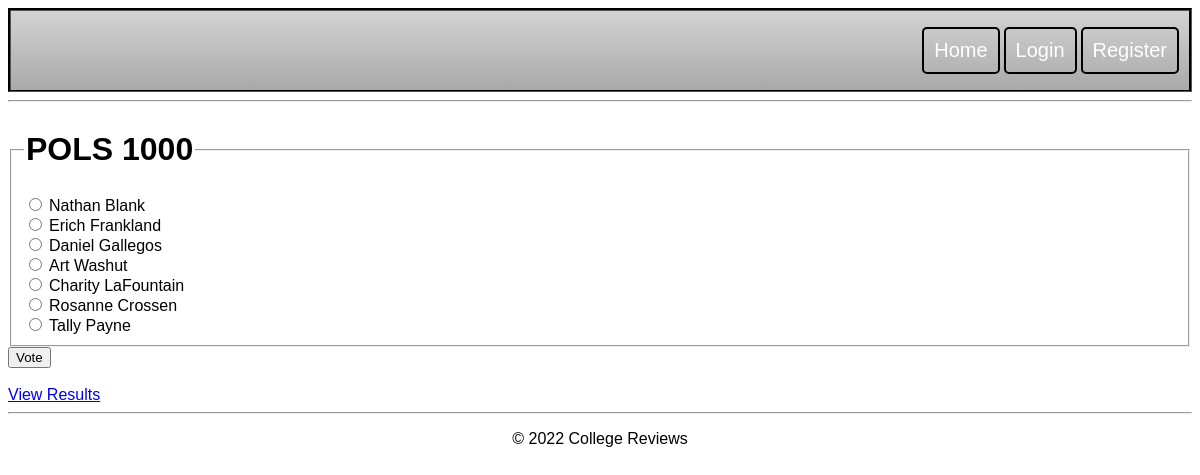
Page /2/ on the committed database.
### college/models.py (models this page shows, shortened)
class Question(models.Model):
    question_text = models.CharField(max_length=200)
    pub_date = models.DateTimeField('date published')

class Choice(models.Model):
    question = models.ForeignKey(Question, on_delete=models.CASCADE)
    choice_text = models.CharField(max_length=200)
    votes = models.IntegerField(default=0)

### college/views.py (the view)
# urls.py: path('<int:pk>/', views.DetailView.as_view(), name='detail'),
class DetailView(generic.DetailView):
    model = Question
    template_name = 'college/detail.html'

### college/templates/college/detail.html (shortened to what this page needs)
{% extends "college/layout.html" %}
{% block content %}
<form action="{% url 'college:vote' question.id %}" method="post">
    <fieldset>
        <legend><h1>{{ question.question_text }}</h1></legend>
        {% for choice in question.choice_set.all %}
            <input type="radio" name="choice" id="choice{{ forloop.counter }}" value="{{ choice.id }}">
            <label for="choice{{ forloop.counter }}">{{ choice.choice_text }}</label><br>
        {% endfor %}
    </fieldset>
    <input type="submit" value="Vote">
</form>
<br>
<a href="{% url 'college:results' question.id %}">View Results</a>
{% endblock %}

### college/static/college/site.css (style rules this page uses)
* { transition:all 0.3s ease-in-out; }
h1, h2, h3, h4, h5, h6 { font-family: Montserrat, sans-serif; }
p, a, label { font-family: raleway, sans-serif; }

### rows in the picture
Question: question_text "POLS 1000"
Choice: choice_text "Nathan Blank"
Choice: choice_text "Erich Frankland"
Choice: choice_text "Daniel Gallegos"
Choice: choice_text "Art Washut"
Choice: choice_text "Charity LaFountain"
Choice: choice_text "Rosanne Crossen"
Choice: choice_text "Tally Payne"
